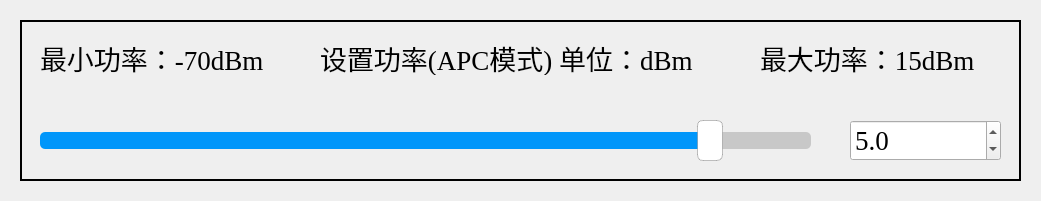
       <widget class="QWidget" name="widgetSetPwrEDFA_1" native="true">
        <property name="geometry">
         <rect>
          <x>40</x>
          <y>640</y>
          <width>1041</width>
          <height>201</height>
         </rect>
        </property>
        <widget class="QLabel" name="labelBgPwrEDFA_1">
         <property name="geometry">
          <rect>
           <x>20</x>
           <y>20</y>
           <width>1001</width>
           <height>161</height>
          </rect>
         </property>
         <property name="frameShape">
          <enum>QFrame::WinPanel</enum>
         </property>
         <property name="text">
          <string/>
         </property>
        </widget>
        <widget class="QSlider" name="horizontalSliderPwrEDFA_1">
         <property name="geometry">
          <rect>
           <x>40</x>
           <y>120</y>
           <width>771</width>
           <height>41</height>
          </rect>
         </property>
         <property name="styleSheet">
          <string notr="true">QSlider::groove:horizontal {
  border: 0px solid #bbb;
}
 
QSlider::sub-page:horizontal {
  background: rgb(0,150,250);
  border-radius: 5px;
  margin-top: 12px;
  margin-bottom: 12px;
}
 
QSlider::add-page:horizontal {
  background: rgb(200,200,200);
  border: 0px solid #777; 
  border-radius: 5px; 
  margin-top: 12px; 
  margin-bottom: 12px; 
}
 
QSlider::handle:horizontal { 
  background: rgb(255,255,255); 
  border: 1px solid rgba(102,102,102,102); 
  width: 24px; 
  height: 8px; 
  border-radius: 6px; 
  margin-top: 0px; 
  margin-bottom: 0px; 
}
 

</string>
         </property>
         <property name="minimum">
          <number>-700</number>
         </property>
         <property name="maximum">
          <number>150</number>
         </property>
         <property name="singleStep">
          <number>1</number>
         </property>
         <property name="pageStep">
          <number>10</number>
         </property>
         <property name="value">
          <number>50</number>
         </property>
         <property name="orientation">
          <enum>Qt::Horizontal</enum>
         </property>
        </widget>
        <widget class="QLabel" name="labelSetPwrEDFA_1">
         <property name="geometry">
          <rect>
           <x>320</x>
           <y>40</y>
           <width>391</width>
           <height>35</height>
          </rect>
         </property>
         <property name="sizePolicy">
          <sizepolicy hsizetype="Ignored" vsizetype="Ignored">
           <horstretch>0</horstretch>
           <verstretch>0</verstretch>
          </sizepolicy>
         </property>
         <property name="font">
          <font>
           <family>Times New Roman</family>
           <pointsize>20</pointsize>
          </font>
         </property>
         <property name="text">
          <string>设置功率(APC模式) 单位：dBm</string>
         </property>
        </widget>
        <widget class="QDoubleSpinBox" name="doubleSpinBoxPwrEDFA_1">
         <property name="geometry">
          <rect>
           <x>850</x>
           <y>120</y>
           <width>151</width>
           <height>41</height>
          </rect>
         </property>
         <property name="sizePolicy">
          <sizepolicy hsizetype="Ignored" vsizetype="Ignored">
           <horstretch>0</horstretch>
           <verstretch>0</verstretch>
          </sizepolicy>
         </property>
         <property name="font">
          <font>
           <family>Times New Roman</family>
           <pointsize>20</pointsize>
          </font>
         </property>
         <property name="decimals">
          <number>1</number>
         </property>
         <property name="minimum">
          <double>-70.000000000000000</double>
         </property>
         <property name="maximum">
          <double>15.000000000000000</double>
         </property>
         <property name="singleStep">
          <double>0.100000000000000</double>
         </property>
         <property name="value">
          <double>5.000000000000000</double>
         </property>
        </widget>
        <widget class="QLabel" name="labelHintMaxPwrEDFA_1">
         <property name="geometry">
          <rect>
           <x>760</x>
           <y>40</y>
           <width>231</width>
           <height>35</height>
          </rect>
         </property>
         <property name="sizePolicy">
          <sizepolicy hsizetype="Ignored" vsizetype="Ignored">
           <horstretch>0</horstretch>
           <verstretch>0</verstretch>
          </sizepolicy>
         </property>
         <property name="font">
          <font>
           <family>Times New Roman</family>
           <pointsize>20</pointsize>
          </font>
         </property>
         <property name="text">
          <string>最大功率：15dBm</string>
         </property>
        </widget>
        <widget class="QLabel" name="labelHintMinPwrEDFA_1">
         <property name="geometry">
          <rect>
           <x>40</x>
           <y>40</y>
           <width>231</width>
           <height>35</height>
          </rect>
         </property>
         <property name="sizePolicy">
          <sizepolicy hsizetype="Ignored" vsizetype="Ignored">
           <horstretch>0</horstretch>
           <verstretch>0</verstretch>
          </sizepolicy>
         </property>
         <property name="font">
          <font>
           <family>Times New Roman</family>
           <pointsize>20</pointsize>
          </font>
         </property>
         <property name="text">
          <string>最小功率：-70dBm</string>
         </property>
        </widget>
       </widget>
